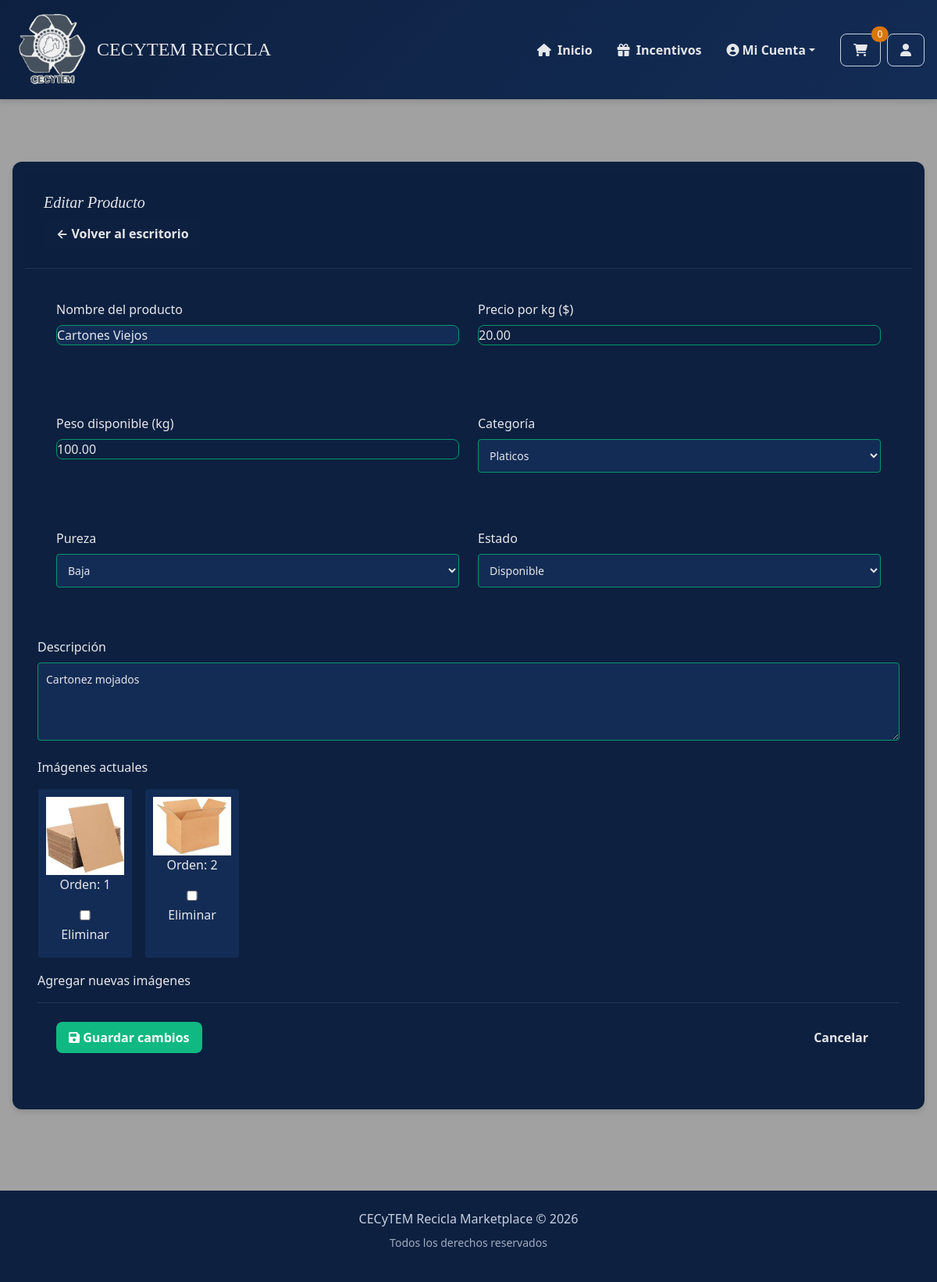
The app's page /productos/actualizar/9/ (signed in) with its own data.
### applications/MarketPlace/models.py (models this page shows, shortened)
class Producto(models.Model):
    PUREZA = [
        ('alta', 'Alta'),
        ('media', 'Media'),
        ('baja', 'Baja'),
    ]
    ESTADO = [
        ('disponible', 'Disponible'),
        ('no_disponible', 'No disponible'),
    ]
    id_producto = models.AutoField(primary_key=True)
    id_usuario = models.ForeignKey(Usuario, on_delete=models.CASCADE)
    id_categoria = models.ForeignKey(Categoria, on_delete=models.CASCADE)
    nombre = models.CharField(max_length=50, blank=True, null=True)
    descripcion = models.TextField(blank=True, null=True)
    precio_kg = models.DecimalField(max_digits=10, decimal_places=2)
    peso_disponible_kg = models.DecimalField(max_digits=10, decimal_places=2)
    pureza = models.CharField(max_length=5, choices=PUREZA)
    estado = models.CharField(max_length=15, choices=ESTADO)
    fecha_publicacion = models.DateTimeField(auto_now_add=True)
    class Meta:
        verbose_name = 'Producto'
        verbose_name_plural = 'Productos'
        ordering = ['-fecha_publicacion']
        indexes = [
            models.Index(fields=['estado']),
            models.Index(fields=['pureza']),
            models.Index(fields=['precio_kg']),
            models.Index(fields=['id_categoria']),
            models.Index(fields=['fecha_publicacion']),
        ]
        constraints = [
            models.CheckConstraint(
                check=models.Q(precio_kg__gte=0),
                name='precio_positivo'
            ),
            models.CheckConstraint(
                check=models.Q(peso_disponible_kg__gte=0),
                name='peso_positivo'
            ),
        ]

class Categoria(models.Model):
    id_categoria = models.AutoField(primary_key=True)
    nombre = models.CharField(max_length=50, null=False)
    descripcion = models.TextField(blank=True, null=True)
    class Meta:
        verbose_name = 'Categoría'
        verbose_name_plural = 'Categorías'
        ordering = ['nombre']
    def __str__(self):
        return self.nombre

class ImagenProducto(models.Model):
    id_imagen = models.AutoField(primary_key=True)
    id_producto = models.ForeignKey(Producto, on_delete=models.CASCADE, related_name="imagenes")
    imagen = models.ImageField(upload_to="productos/")
    orden = models.IntegerField()
    class Meta:
        verbose_name = 'Imagen de producto'
        verbose_name_plural = 'Imágenes de productos'
        ordering = ['id_producto', 'orden']
        unique_together = ['id_producto', 'orden']

### applications/MarketPlace/views.py (the view, shortened to what this page needs)
@method_decorator(login_requerido, name='dispatch')
class ProductoUpdateView(UpdateView):
    model = Producto
    form_class = AgregarForm
    template_name = 'MarketPlace/actualizar_producto_simple.html'
    success_url = reverse_lazy('escritorio')
    def get_queryset(self):
        usuario_id = self.request.session.get('usuario_id')
        if usuario_id:
            return Producto.objects.filter(id_usuario_id=usuario_id)
        return Producto.objects.none()
    def get_context_data(self, **kwargs):
        context = super().get_context_data(**kwargs)
        context['imagenes'] = ImagenProducto.objects.filter(id_producto=self.object)
        return context

### applications/MarketPlace/forms.py
class AgregarForm(forms.ModelForm):
    class Meta:
        model = Producto
        exclude = ['id_usuario']
        widgets = {
            'nombre': forms.TextInput(attrs={'placeholder': 'Nombre del producto'}),
            'descripcion': forms.Textarea(attrs={'rows': 3}),
        }

### applications/MarketPlace/utils.py (called while the page is built)
def login_requerido(view_func):
    def wrapper(request, *args, **kwargs):
        if not request.session.get("usuario_id"):
            return redirect("login")
        return view_func(request, *args, **kwargs)
    return wrapper

### Templates/Marketplace/actualizar_producto_simple.html (shortened to what this page needs)
{% extends './navegación.html' %}
{% block pag %}
<div class="card">
    <div class="card-header">
        <h2>{{ titulo|default:"Editar Producto" }}</h2>
        <a href="{% url 'escritorio' %}" class="btn btn-secondary">
            ← Volver al escritorio
        </a>
    </div>
    <div class="card-body">
        <form method="post" enctype="multipart/form-data" class="form-producto">
            <div class="form-grid">
                <div class="form-group">
                    <label for="{{ form.nombre.id_for_label }}">Nombre del producto</label>
                    {{ form.nombre }}
                </div>
                <div class="form-group">
                    <label for="{{ form.precio_kg.id_for_label }}">Precio por kg ($)</label>
                    {{ form.precio_kg }}
                </div>
            </div>
            <div class="form-grid">
                <div class="form-group">
                    <label for="{{ form.peso_disponible_kg.id_for_label }}">Peso disponible (kg)</label>
                    {{ form.peso_disponible_kg }}
                </div>
                <div class="form-group">
                    <label for="{{ form.id_categoria.id_for_label }}">Categoría</label>
                    {{ form.id_categoria }}
                </div>
            </div>
            <div class="form-grid">
                <div class="form-group">
                    <label for="{{ form.pureza.id_for_label }}">Pureza</label>
                    {{ form.pureza }}
                </div>
                <div class="form-group">
                    <label for="{{ form.estado.id_for_label }}">Estado</label>
                    {{ form.estado }}
                </div>
            </div>
            <div class="form-group">
                <label for="{{ form.descripcion.id_for_label }}">Descripción</label>
                {{ form.descripcion }}
            </div>
            <div class="form-group">
                <label>Imágenes actuales</label>
                <div class="imagenes-actuales">
                    {% for imagen in object.imagenes.all %}
                        <div class="imagen-item">
                            <img src="{{ imagen.imagen.url }}" alt="Imagen {{ forloop.counter }}" width="100">
                            <div>
                                <p>Orden: {{ imagen.orden }}</p>
                                <label>
                                    <input type="checkbox" name="delete_images" value="{{ imagen.id_imagen }}">
                                    Eliminar
                                </label>
                            </div>
                        </div>
                    {% empty %}
                        <p class="text-muted">No hay imágenes</p>
                    {% endfor %}
                </div>
            </div>
            <div class="form-group">
                <label>Agregar nuevas imágenes</label>
            </div>
            <div class="form-actions">
                <button type="submit" class="btn btn-primary">
                    <i class="fas fa-save"></i> Guardar cambios
                </button>
                <a href="{% url 'escritorio' %}" class="btn btn-secondary">
                    Cancelar
                </a>
            </div>
        </form>
    </div>
</div>
{% endblock %}

### records on screen
Producto: nombre "Cartones Viejos", precio_kg "20.00", peso_disponible_kg "100.00", pureza "Baja", estado "Disponible", descripcion "Cartonez mojados"
Categoria: id_categoria "Platicos"
ImagenProducto: imagen (picture), orden "1"
ImagenProducto: imagen (picture), orden "2"

### other values on screen
{{ titulo|default:"Editar Producto" }} "Editar Producto"
